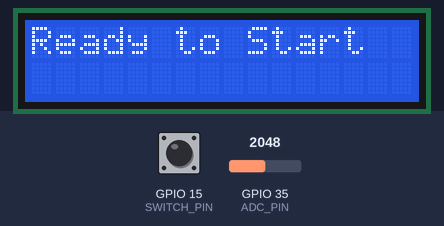
The sketch below on a simulated ESP32. On the bench: 16×2 character LCD. The test bench sets the inputs (shaded band); at power-on: GPIO 15 (SWITCH_PIN) HIGH, GPIO 35 (ADC_PIN) = 2048 (analog values on the 0–4095 scale). WiFi joins after 1.5 s; servers stay silent unless stated; uploads are accepted with an empty reply; what the sketch prints to the serial monitor is not drawn.

Above: at 4.8 s.
4.9 s: GPIO 15 (SWITCH_PIN) pulled LOW for 0.15 s
At 6.0 s:
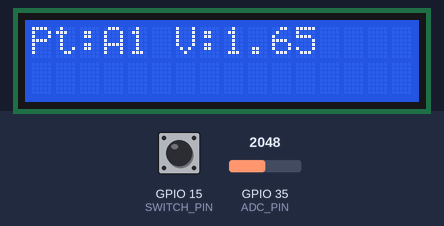
8.0 s: GPIO 35 (ADC_PIN) set to 2866
At 9.2 s:
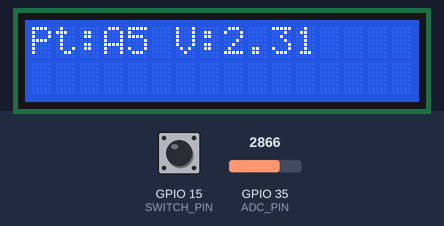
11.0 s: GPIO 35 (ADC_PIN) set to 3603
At 13.1 s:
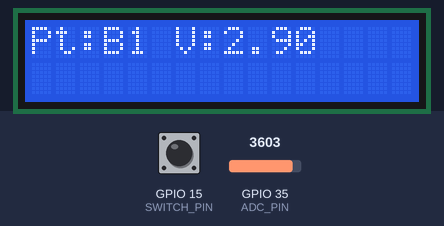
14.0 s: GPIO 35 (ADC_PIN) set to 4095
At 19.9 s:
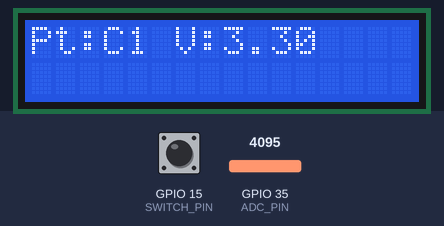
Timing chart, 0 to 21.4 s (numbered marks = the images above; inputs shaded):
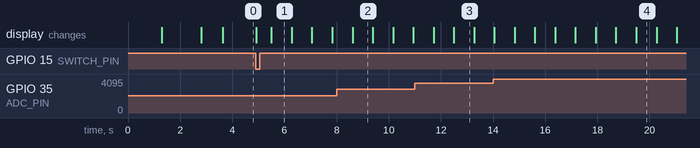

The sketch:

esp32_firmware.ino
```cpp
#include <Wire.h>
#include <LiquidCrystal_I2C.h>
#include <WiFi.h>
#include <HTTPClient.h>
#include <ArduinoJson.h>

#define LCD_ADDR 0x27
#define LCD_COLS 16
#define LCD_ROWS 2

const int ADC_PIN = 35;        // ADC pin for voltage
const int SWITCH_PIN = 15;     // Switch to GND

LiquidCrystal_I2C lcd(LCD_ADDR, LCD_COLS, LCD_ROWS);
float latestVoltage = 0;

// Wi-Fi credentials
const char* ssid = "Redmi 12 5G";
const char* password = "1234XXXX";

// Flask server endpoint
const char* serverUrl = "http://10.80.229.35:5000/detect/esp_voltage";
const char* checkResumeUrl = "http://10.80.229.35:5000/detect/check_resume";

// Point list in sequence (matches your voltage table)
const char* POINTS[] = {
  "A1","A2","A3","A4","A5","A6","A7","A8","A9",
  "B1","B2","B3","B4","B5","B6","B7","B8","B9",
  "C1","C2",
  "D1","D2","D3",
  "E1","E2",
  "F1","F2","F3","F4","F5",
  "G1","G2","G3","G4","G5","G6",
  "H1","H2",
  "I1","I2",
  "J1","J2",
  "K1","K2",
  "L1","L2","L3",
  "M1","M2","M3",
  "N1","N2","N3",
  "O1","O2",
  "P1","P2",
  "Q1","Q2",
  "R1","R2",
  "S1","S2",
  "T1","T2",
  "U1","U2","U3",
  "V1","V2",
  "W1","W2",
  "X1","X2",
  "Y1","Y2",
  "Z1","Z2",
  "RF"
};
const int TOTAL_POINTS = sizeof(POINTS) / sizeof(POINTS[0]);

int currentIndex = 0;  // tracks A1 → A2 → …
bool isRunning = false; // Automatic loop state

// ---------------------------
// WIFI CONNECT FUNCTION
// ---------------------------
void connectWiFi() {
  if (WiFi.status() == WL_CONNECTED) return;

  lcd.clear();
  lcd.print("Connecting WiFi");
  WiFi.begin(ssid, password);

  int attempts = 0;
  while (WiFi.status() != WL_CONNECTED && attempts < 20) {
    delay(500);
    Serial.print(".");
    attempts++;
  }

  lcd.clear();
  if (WiFi.status() == WL_CONNECTED) {
    lcd.print("WiFi Connected");
    Serial.println("WiFi Connected");
  } else {
    lcd.print("WiFi Failed");
    Serial.println("WiFi Connection Failed");
  }
  delay(800);
  lcd.clear();
}

// ---------------------------
// WAIT FOR RESUME FUNCTION
// ---------------------------
void waitForResume() {
  lcd.setCursor(0, 1);
  lcd.print("Paused...       "); // Update LCD

  while (true) {
    if (WiFi.status() == WL_CONNECTED) {
      HTTPClient http;
      http.begin(checkResumeUrl);
      int httpCode = http.GET();

      if (httpCode > 0) {
        String payload = http.getString();
        StaticJsonDocument<200> doc;
        deserializeJson(doc, payload);
        const char* cmd = doc["command"];

        if (String(cmd) == "RESUME") {
          Serial.println("Resume signal received!");
          lcd.setCursor(0, 1);
          lcd.print("Resuming...     ");
          http.end();
          break; // Exit pause loop
        }
      }
      http.end();
    }
    delay(1000); // Poll every second
  }
}

// ---------------------------
// SEND DATA FUNCTION
// ---------------------------
String sendVoltageToServer(const char* point, float value) {
  HTTPClient http;
  http.begin(serverUrl);
  http.addHeader("Content-Type", "application/json");

  StaticJsonDocument<200> doc;
  doc["point"] = point;
  doc["value"] = value;

  String jsonBody;
  serializeJson(doc, jsonBody);

  Serial.print("Sending JSON: ");
  Serial.println(jsonBody);

  String response = "CONTINUE";
  int httpResponseCode = http.POST(jsonBody);

  if (httpResponseCode > 0) {
    String payload = http.getString();
    Serial.print("HTTP Response code: ");
    Serial.println(httpResponseCode);
    Serial.println(payload);

    // Parse response for command
    StaticJsonDocument<200> respDoc;
    deserializeJson(respDoc, payload);
    const char* cmd = respDoc["command"];
    if (cmd) response = String(cmd);

  } else {
    Serial.print("Error on sending POST: ");
    Serial.println(httpResponseCode);
  }

  http.end();
  return response;
}

void setup() {
  Wire.begin(21, 22);
  lcd.init();
  lcd.backlight();

  Serial.begin(115200);

  pinMode(SWITCH_PIN, INPUT_PULLUP);
  analogReadResolution(12);
  analogSetPinAttenuation(ADC_PIN, ADC_11db);

  lcd.print("Voltage Meter");
  delay(1200);
  lcd.clear();

  connectWiFi();
}

void loop() {
  // Ensure WiFi is alive
  if (WiFi.status() != WL_CONNECTED) {
    connectWiFi();
  }

  // 1. Check for Technician Trigger (Start Sequence)
  if (!isRunning) {
    lcd.setCursor(0, 0);
    lcd.print("Ready to Start  ");

    if (digitalRead(SWITCH_PIN) == LOW) {
      Serial.println("Technician Triggered Sequence");
      lcd.clear();
      lcd.print("Starting...");
      isRunning = true;
      currentIndex = 0;
      delay(500); // Debounce
    }
  }

  // 2. Automatic Sequential Loop
  if (isRunning) {
    if (currentIndex < TOTAL_POINTS) {
      const char* currentPoint = POINTS[currentIndex];

      // Read voltage
      long total = 0;
      const int samples = 20;
      for (int i = 0; i < samples; i++) {
        total += analogRead(ADC_PIN);
        delay(3);
      }
      float raw = total / (float)samples;
      latestVoltage = raw * (3.300 / 4095.0);

      // Update LCD
      lcd.setCursor(0,0);
      lcd.print("Pt:");
      lcd.print(currentPoint);
      lcd.print(" V:");
      lcd.print(latestVoltage, 2);
      lcd.print("   ");

      // Send to Flask
      String status = sendVoltageToServer(currentPoint, latestVoltage);

      // 3. Pause Logic
      if (status == "PAUSE") {
        Serial.println("Status NOT OK. Pausing loop at SAME point...");
        waitForResume();
        // After resume, we do NOT increment currentIndex.
        // The loop will repeat, re-reading and re-sending the SAME point.
        Serial.println("Resuming... Re-measuring same point.");
      } else {
        // Status is CONTINUE (OK)
        // Move to next point
        currentIndex++;
        delay(500); // Small delay between points
      }
    } else {
      Serial.println("Sequence Completed");
      lcd.clear();
      lcd.print("Done!");
      isRunning = false;
      delay(2000);
    }
  }
}
```

Measured:
- after the input at 4.9 s, the display: first changes at once (image 1 shows a later state)
- what the display in image 1 shows lasts 0.8 s, from 5.5 s to 6.3 s
